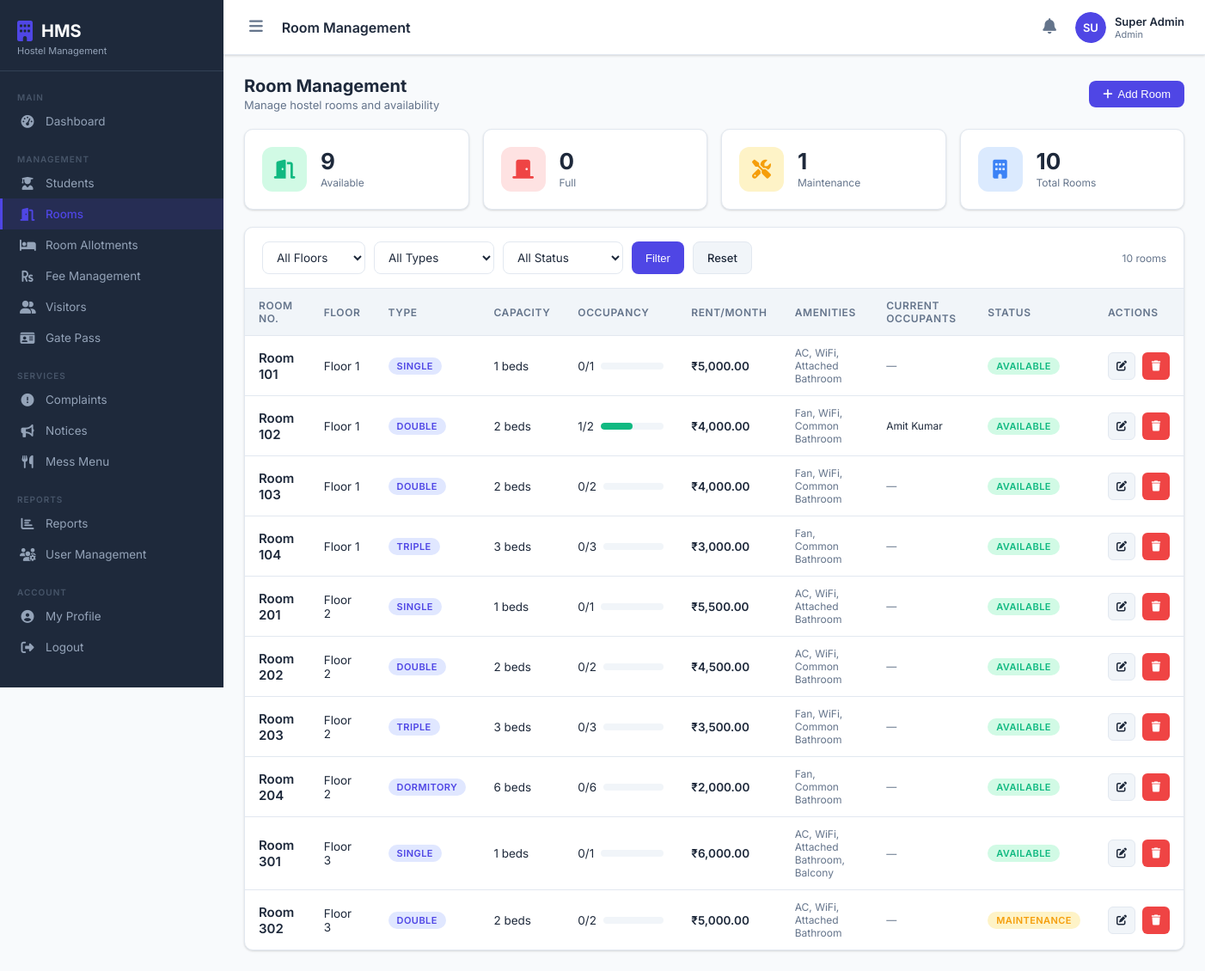
Page /php/rooms.php (signed in) on the committed database.
### tables this page shows
CREATE TABLE rooms (
    id INT AUTO_INCREMENT PRIMARY KEY,
    room_number VARCHAR(10) UNIQUE NOT NULL,
    floor INT NOT NULL,
    room_type ENUM('single','double','triple','dormitory') NOT NULL,
    capacity INT NOT NULL,
    occupied INT DEFAULT 0,
    monthly_rent DECIMAL(10,2) NOT NULL,
    amenities TEXT,
    status ENUM('available','full','maintenance','reserved') DEFAULT 'available',
    created_at TIMESTAMP DEFAULT CURRENT_TIMESTAMP
);

### includes/config.php (called while the page is built, shortened)
<?php
function hasRole($role) {
    return isset($_SESSION['role']) && $_SESSION['role'] === $role;
}
function isAdmin() { return hasRole('admin'); }
function formatCurrency($amount) {
    return '₹' . number_format($amount, 2);
}
function paginate($total, $perPage, $currentPage) {
    $totalPages = ceil($total / $perPage);
    $offset = ($currentPage - 1) * $perPage;
    return ['totalPages' => $totalPages, 'offset' => $offset, 'currentPage' => $currentPage];
}

### php/rooms.php (the view, shortened to what this page needs)
<?php
require_once '../includes/config.php';
$pageTitle = 'Room Management';
$activePage = 'rooms';
$db = getDB();
$page          = max(1, (int)($_GET['page'] ?? 1));
$where = "WHERE 1=1";
$total = $db->query("SELECT COUNT(*) FROM rooms $where")->fetch_row()[0];
$pag   = paginate($total, RECORDS_PER_PAGE, $page);
$rooms = $db->query("
    SELECT r.*,
        GROUP_CONCAT(s.name SEPARATOR ', ') AS occupant_names
    FROM rooms r
    LEFT JOIN room_allotments ra ON ra.room_id=r.id AND ra.status='active'
    LEFT JOIN students s ON s.id=ra.student_id
    $where GROUP BY r.id
    ORDER BY r.floor, r.room_number
    LIMIT ".RECORDS_PER_PAGE." OFFSET {$pag['offset']}
")->fetch_all(MYSQLI_ASSOC);
require_once '../includes/header.php';
?>
<div class="page-header">
    <div><h2>Room Management</h2><p>Manage hostel rooms and availability</p></div>
    <button class="btn btn-primary" onclick="openModal('addModal')"><i class="fas fa-plus"></i> Add Room</button>
</div>
<?php
$rStats = $db->query("SELECT status, COUNT(*) AS cnt FROM rooms GROUP BY status")->fetch_all(MYSQLI_ASSOC);
$rMap   = array_column($rStats, 'cnt', 'status');
?>
<div class="stats-grid" style="margin-bottom:20px">
    <div class="stat-card"><div class="stat-icon green"><i class="fas fa-door-open"></i></div><div class="stat-body"><div class="stat-value"><?= $rMap['available'] ?? 0 ?></div><div class="stat-label">Available</div></div></div>
    <div class="stat-card"><div class="stat-icon red"><i class="fas fa-door-closed"></i></div><div class="stat-body"><div class="stat-value"><?= $rMap['full'] ?? 0 ?></div><div class="stat-label">Full</div></div></div>
    <div class="stat-card"><div class="stat-icon yellow"><i class="fas fa-tools"></i></div><div class="stat-body"><div class="stat-value"><?= $rMap['maintenance'] ?? 0 ?></div><div class="stat-label">Maintenance</div></div></div>
    <div class="stat-card"><div class="stat-icon blue"><i class="fas fa-building"></i></div><div class="stat-body"><div class="stat-value"><?= array_sum(array_column($rStats,'cnt')) ?></div><div class="stat-label">Total Rooms</div></div></div>
</div>
<div class="card">
    <div class="filter-bar">
        <form method="GET" style="display:flex;gap:10px;flex:1;flex-wrap:wrap">
            <select name="floor" class="form-control" style="width:120px">
                <option value="">All Floors</option>
            </select>
            <select name="type" class="form-control" style="width:140px">
                <option value="">All Types</option>
            </select>
            <select name="status" class="form-control" style="width:140px">
                <option value="">All Status</option>
            </select>
            <button type="submit" class="btn btn-primary">Filter</button>
            <a href="rooms.php" class="btn btn-light">Reset</a>
        </form>
        <span class="text-muted"><?= $total ?> rooms</span>
    </div>
    <div class="table-wrapper">
        <table>
            <thead><tr>
                <th>Room No.</th><th>Floor</th><th>Type</th><th>Capacity</th>
                <th>Occupancy</th><th>Rent/Month</th><th>Amenities</th>
                <th>Current Occupants</th><th>Status</th><th>Actions</th>
            </tr></thead>
            <tbody>
            <?php foreach ($rooms as $r):
                $pct = $r['capacity'] > 0 ? round(($r['occupied']/$r['capacity'])*100) : 0;
            ?>
                <tr>
                    <td><span class="fw-600" style="font-size:15px">Room <?= $r['room_number'] ?></span></td>
                    <td>Floor <?= $r['floor'] ?></td>
                    <td><span class="badge badge-primary"><?= ucfirst($r['room_type']) ?></span></td>
                    <td><?= $r['capacity'] ?> beds</td>
                    <td>
                        <div style="display:flex;align-items:center;gap:8px;min-width:100px">
                            <span><?= $r['occupied'] ?>/<?= $r['capacity'] ?></span>
                            <div class="progress-bar" style="flex:1">
                                <div class="progress-fill <?= $pct>=100?'red':($pct>=70?'yellow':'green') ?>" style="width:<?= $pct ?>%"></div>
                            </div>
                        </div>
                    </td>
                    <td class="fw-600"><?= formatCurrency($r['monthly_rent']) ?></td>
                    <td style="max-width:150px;font-size:12px;color:var(--gray)"><?= htmlspecialchars($r['amenities'] ?? '') ?></td>
                    <td style="font-size:12px;max-width:150px"><?= $r['occupant_names'] ? htmlspecialchars($r['occupant_names']) : '<span class="text-muted">—</span>' ?></td>
                    <td>
                        <span class="badge badge-<?= $r['status']==='available'?'success':($r['status']==='full'?'danger':($r['status']==='maintenance'?'warning':'info')) ?>">
                            <?= ucfirst($r['status']) ?>
                        </span>
                    </td>
                    <td>
                        <div class="gap-8">
                            <button class="btn btn-sm btn-light btn-icon" title="Edit" onclick="editRoom(<?= htmlspecialchars(json_encode($r)) ?>)"><i class="fas fa-edit"></i></button>
                            <form method="POST" style="display:inline" onsubmit="return confirm('Delete this room?')">
                                <button type="submit" class="btn btn-sm btn-danger btn-icon"><i class="fas fa-trash"></i></button>
                            </form>
                        </div>
                    </td>
                </tr>
            <?php endforeach; ?>
            </tbody>
        </table>
    </div>
</div>
<?php require_once '../includes/footer.php'; ?>

### includes/header.php (shortened to what this page needs)
<!DOCTYPE html>
<html lang="en">
<head>
    <link rel="stylesheet" href="<?= SITE_URL ?>css/style.css">
    <link rel="stylesheet" href="https://cdnjs.cloudflare.com/ajax/libs/font-awesome/6.4.0/css/all.min.css">
</head>
<body>
<div class="sidebar" id="sidebar">
    <div class="sidebar-header">
        <div class="logo">
            <i class="fas fa-building"></i>
            <span>HMS</span>
        </div>
        <p class="logo-sub">Hostel Management</p>
    </div>
    <nav class="sidebar-nav">
        <div class="nav-section">
            <span class="nav-section-label">Main</span>
            <a href="<?= SITE_URL ?>dashboard.php" class="nav-item <?= ($activePage ?? '') === 'dashboard' ? 'active' : '' ?>">
                <i class="fas fa-tachometer-alt"></i><span>Dashboard</span>
            </a>
        </div>
        <?php if (isAdmin() || isWarden()): ?>
        <div class="nav-section">
            <span class="nav-section-label">Management</span>
            <a href="<?= SITE_URL ?>php/students.php" class="nav-item <?= ($activePage ?? '') === 'students' ? 'active' : '' ?>">
                <i class="fas fa-user-graduate"></i><span>Students</span>
            </a>
            <a href="<?= SITE_URL ?>php/rooms.php" class="nav-item <?= ($activePage ?? '') === 'rooms' ? 'active' : '' ?>">
                <i class="fas fa-door-open"></i><span>Rooms</span>
            </a>
            <a href="<?= SITE_URL ?>php/allotments.php" class="nav-item <?= ($activePage ?? '') === 'allotments' ? 'active' : '' ?>">
                <i class="fas fa-bed"></i><span>Room Allotments</span>
            </a>
            <a href="<?= SITE_URL ?>php/fees.php" class="nav-item <?= ($activePage ?? '') === 'fees' ? 'active' : '' ?>">
                <i class="fas fa-rupee-sign"></i><span>Fee Management</span>
            </a>
            <a href="<?= SITE_URL ?>php/visitors.php" class="nav-item <?= ($activePage ?? '') === 'visitors' ? 'active' : '' ?>">
                <i class="fas fa-user-friends"></i><span>Visitors</span>
            </a>
            <a href="<?= SITE_URL ?>php/gate_pass.php" class="nav-item <?= ($activePage ?? '') === 'gate_pass' ? 'active' : '' ?>">
                <i class="fas fa-id-card"></i><span>Gate Pass</span>
            </a>
        </div>
        <?php endif; ?>
        <div class="nav-section">
            <span class="nav-section-label">Services</span>
            <a href="<?= SITE_URL ?>php/complaints.php" class="nav-item <?= ($activePage ?? '') === 'complaints' ? 'active' : '' ?>">
                <i class="fas fa-exclamation-circle"></i><span>Complaints</span>
            </a>
            <a href="<?= SITE_URL ?>php/notices.php" class="nav-item <?= ($activePage ?? '') === 'notices' ? 'active' : '' ?>">
                <i class="fas fa-bullhorn"></i><span>Notices</span>
            </a>
            <a href="<?= SITE_URL ?>php/mess_menu.php" class="nav-item <?= ($activePage ?? '') === 'mess' ? 'active' : '' ?>">
                <i class="fas fa-utensils"></i><span>Mess Menu</span>
            </a>
        </div>
        <?php if (isAdmin()): ?>
        <div class="nav-section">
            <span class="nav-section-label">Reports</span>
            <a href="<?= SITE_URL ?>php/reports.php" class="nav-item <?= ($activePage ?? '') === 'reports' ? 'active' : '' ?>">
                <i class="fas fa-chart-bar"></i><span>Reports</span>
            </a>
            <a href="<?= SITE_URL ?>php/users.php" class="nav-item <?= ($activePage ?? '') === 'users' ? 'active' : '' ?>">
                <i class="fas fa-users-cog"></i><span>User Management</span>
            </a>
        </div>
        <?php endif; ?>
        <div class="nav-section">
            <span class="nav-section-label">Account</span>
            <a href="<?= SITE_URL ?>php/profile.php" class="nav-item <?= ($activePage ?? '') === 'profile' ? 'active' : '' ?>">
                <i class="fas fa-user-circle"></i><span>My Profile</span>
            </a>
            <a href="<?= SITE_URL ?>logout.php" class="nav-item nav-logout">
                <i class="fas fa-sign-out-alt"></i><span>Logout</span>
            </a>
        </div>
    </nav>
</div>
<div class="main-wrapper">
    <header class="topbar">
        <button class="sidebar-toggle" onclick="toggleSidebar()">
            <i class="fas fa-bars"></i>
        </button>
        <div class="topbar-title"><?= $pageTitle ?? 'Dashboard' ?></div>
        <div class="topbar-right">
            <div class="notif-wrapper">
                <button class="notif-btn" onclick="toggleNotifications()">
                    <i class="fas fa-bell"></i>
                </button>
            </div>
            <div class="user-menu">
                <div class="user-avatar">
                    <?php if (!empty($_SESSION['photo'])): ?>
                        <img src="<?= UPLOAD_URL . $_SESSION['photo'] ?>" alt="Profile">
                    <?php else: ?>
                        <div class="avatar-initials"><?= strtoupper(substr($_SESSION['name'], 0, 2)) ?></div>
                    <?php endif; ?>
                </div>
                <div class="user-info">
                    <span class="user-name"><?= htmlspecialchars($_SESSION['name']) ?></span>
                    <span class="user-role"><?= ucfirst($_SESSION['role']) ?></span>
                </div>
            </div>
        </div>
    </header>
    <main class="page-content">

### includes/footer.php (shortened to what this page needs)
    </main>
</div>
</body>
</html>

### rows in the picture
rooms: room_number "101", floor "1", room_type "SINGLE", capacity "1", occupied "0", monthly_rent "₹5,000.00", amenities "AC, WiFi, Attached Bathroom", status "AVAILABLE"
rooms: room_number "102", floor "1", room_type "DOUBLE", capacity "2", occupied "1", monthly_rent "₹4,000.00", amenities "Fan, WiFi, Common Bathroom", occupant_names "Amit Kumar", status "AVAILABLE"
rooms: room_number "103", floor "1", room_type "DOUBLE", capacity "2", occupied "0", monthly_rent "₹4,000.00", amenities "Fan, WiFi, Common Bathroom", status "AVAILABLE"
rooms: room_number "104", floor "1", room_type "TRIPLE", capacity "3", occupied "0", monthly_rent "₹3,000.00", amenities "Fan, Common Bathroom", status "AVAILABLE"
rooms: room_number "201", floor "2", room_type "SINGLE", capacity "1", occupied "0", monthly_rent "₹5,500.00", amenities "AC, WiFi, Attached Bathroom", status "AVAILABLE"
rooms: room_number "202", floor "2", room_type "DOUBLE", capacity "2", occupied "0", monthly_rent "₹4,500.00", amenities "AC, WiFi, Common Bathroom", status "AVAILABLE"
rooms: room_number "203", floor "2", room_type "TRIPLE", capacity "3", occupied "0", monthly_rent "₹3,500.00", amenities "Fan, WiFi, Common Bathroom", status "AVAILABLE"
rooms: room_number "204", floor "2", room_type "DORMITORY", capacity "6", occupied "0", monthly_rent "₹2,000.00", amenities "Fan, Common Bathroom", status "AVAILABLE"
rooms: room_number "301", floor "3", room_type "SINGLE", capacity "1", occupied "0", monthly_rent "₹6,000.00", amenities "AC, WiFi, Attached Bathroom, Balcony", status "AVAILABLE"
rooms: room_number "302", floor "3", room_type "DOUBLE", capacity "2", occupied "0", monthly_rent "₹5,000.00", amenities "AC, WiFi, Attached Bathroom", status "MAINTENANCE"

### other values in the picture
$pageTitle "Room Management"
substr($_SESSION['name'], 0, 2) "SU"
$_SESSION['name'] "Super Admin"
$_SESSION['role'] "Admin"
$rMap['available'] "9"
$rMap['full'] "0"
$rMap['maintenance'] "1"
array_sum(array_column($rStats,'cnt')) "10"
$total "10"
